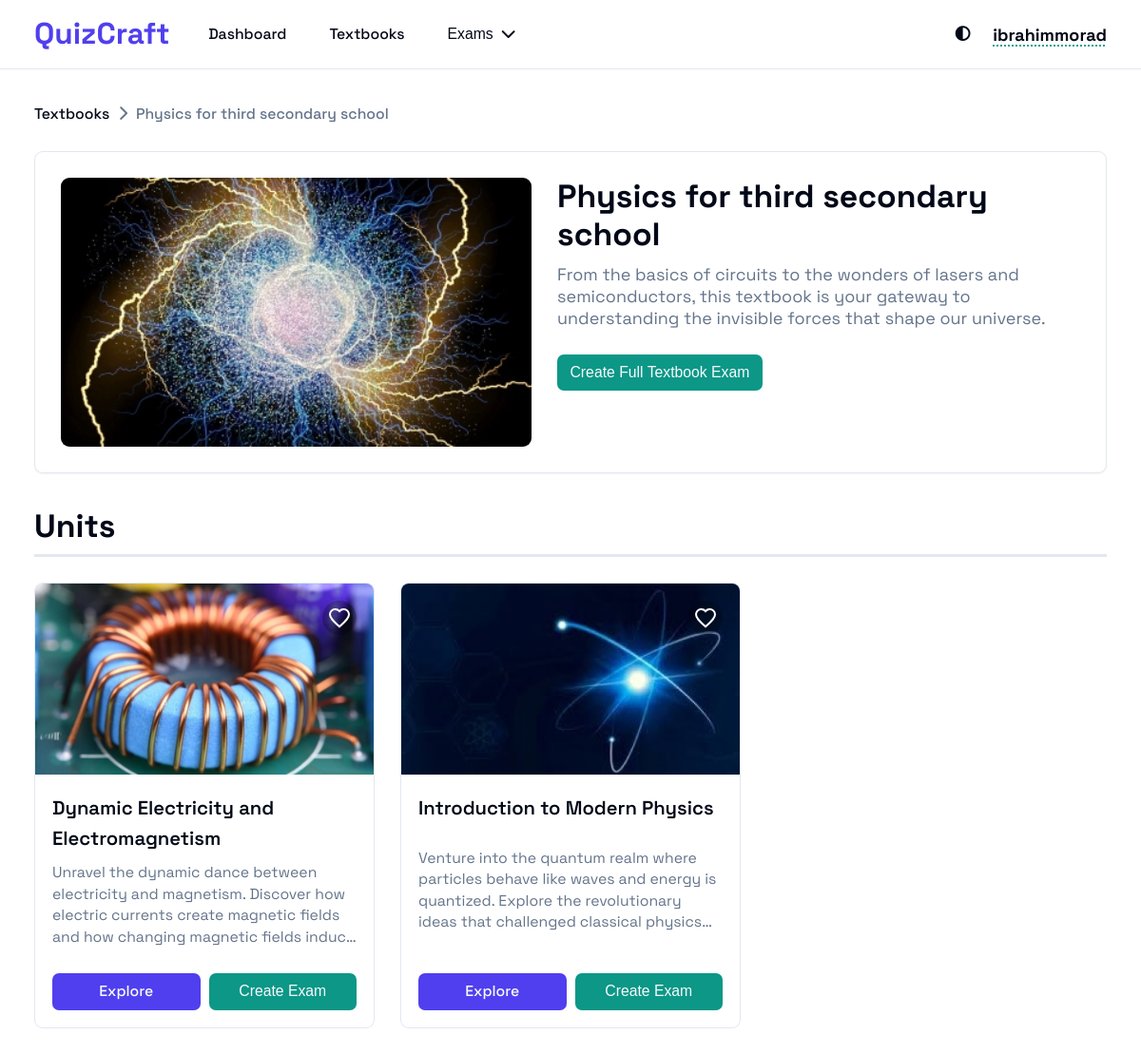
/scope/textbook-physics-for-third-secondary-school/ (signed in), run on the app's committed database.
### scope/models.py (models this page shows, shortened)
class Scope(models.Model):
    class LevelChoices(models.IntegerChoices):
        TEXTBOOK = 0, "Textbook"
        UNIT = 1, "Unit"
        CHAPTER = 2, "Chapter"
        LESSON = 3, "Lesson"
    title = models.CharField(max_length=256)
    caption = models.TextField(blank=True, default="")
    cover = models.ImageField(null=True, blank=True)
    slug = models.SlugField(max_length=512, unique=True, editable=False)
    in_scope_order = models.PositiveSmallIntegerField(
        default=0
    )  # 0 is just for Textbooks since it is not sorted by this field and does not need sorting
    parent = models.ForeignKey(
        "self",
        null=True,
        blank=True,
        on_delete=models.CASCADE,
        related_name="children",
        related_query_name="child",
        db_index=True,
    )
    level = models.PositiveSmallIntegerField(
        choices=LevelChoices, default=LevelChoices.TEXTBOOK, editable=False
    )
    is_published = models.BooleanField(default=False)
    class Meta:
        ordering = ["in_scope_order"]
        constraints = [
            models.UniqueConstraint(
                fields=["parent", "in_scope_order"],
                condition=models.Q(parent__isnull=False),
                name="unique_scope_order_in_parent",
            ),
            models.UniqueConstraint(
                fields=["parent", "title"], name="unique_title_of_same_parent"
            ),
        ]
    @property
    def url(self):
        return reverse("scope-details", kwargs={"slug": self.slug})
    @property
    def type(self):
        return self.LevelChoices(self.level).label

### scope/views.py (the view)
# urls.py: path("<slug:slug>/", scope_browser, name="scope-details"),
@login_required(login_url="login")
def scope_browser(request, slug=None):
    favorites_subquery = request.user.profile.favorites.filter(id=OuterRef("id"))
    if slug:
        scope = get_object_or_404(
            Scope.objects.prefetch_related(
                Prefetch("children", queryset=Scope.objects.filter(is_published=True))
            ),
            slug=slug,
        )
        children = scope.children.annotate(is_fav=Exists(favorites_subquery))
        breadcrumbs = _get_breadcrumbs(scope)
    else:
        scope = None
        children = Scope.objects.filter(
            parent__isnull=True, is_published=True
        ).annotate(is_fav=Exists(favorites_subquery))
        breadcrumbs = []
    list_title = "Textbooks"
    if scope:
        if scope.level == 0:
            list_title = "Units"
        elif scope.level == 1:
            list_title = "Chapters"
        elif scope.level == 2:
            list_title = "Lessons"
    return render(
        request,
        "scope/index.html",
        context={
            "title": scope.title if scope else "Textbooks",
            "list_title": list_title,
            "parent": scope,
            "scopes": children,
            "breadcrumbs": breadcrumbs,
        },
    )

### scope/views.py (called while the page is built)
def _get_breadcrumbs(scope) -> list[Scope]:
    breadcrumbs = []
    while scope:
        breadcrumbs.insert(0, scope)
        scope = scope.parent
    return breadcrumbs

### scope/templates/scope/index.html (shortened to what this page needs)
{% extends "base.html" %}
{% load static %}
{% block css %}
<link rel="stylesheet" href="{% static 'css/header.css' %}">
<link rel="stylesheet" href="{% static 'css/scope.css' %}">
{% endblock css %}
{% block content %}
{% include "components/header.html" %}
<main class="container">
  {% include "components/breadcrumbs.html" with breadcrumbs=breadcrumbs %}
  {% if parent %}
  <section class="scope-parent" aria-label="Current Scope overview">
    <div class="scope-parent-thumbnail">
      <img src="{% if parent.cover %}{{ parent.cover.url }}{% else %}''{% endif %}" alt="{{ parent.title }}" width="400">
    </div>
    <div class="scope-parent-content">
      <h3 class="scope-parent-title">{{ parent.title }}</h3>
      <p class="scope-parent-description">{{ parent.caption }}</p>
      {% include "components/create_exam.html" with is_card=False type=parent.type id=parent.id %}
    </div>
  </section>
  {% endif %}
  <h2 class="cards-title">{{ list_title }}</h2>
  <section class="cards">
    {% if scopes %}
    {% for scope in scopes %}
      {% include "components/card.html" with scope=scope %}
    {% endfor %}
    {% else %}
    <p>No {{ list_title|lower }} found</p>
    {% endif %}
  </section>
</main>
{% endblock content %}

### templates/components/header.html (shortened to what this page needs)
{% load static %}
<header class="main-header">
  <div class="header-container">
    <div class="header-content">
      <div class="header-left-content">
        <a href="{% url 'dashboard' %}" class="logo">
          <span>QuizCraft</span>
        </a>
        <nav class="main-nav">
          <ul>
            <li>
              <a href="{% url 'dashboard' %}">Dashboard</a>
            </li>
            <li>
              <a href="{% url 'textbooks' %}">Textbooks</a>
            </li>
            <li>
              <button class="header-exam-button">
                <span>Exams</span>
                <i class="fa-solid fa-chevron-down"></i>
              </button>
            </li>
          </ul>
        </nav>
      </div>
      <div class="header-right-content">
        <span class="theme-toggle-button"></span>
        <div class="auth-container">
          {% if user.is_authenticated %}
          <strong class="user-name">{{ user.username }}</strong>
          {% else %}
          <a href="{% url 'login' %}">Login</a>
          <span>/</span>
          <a href="{% url 'register' %}">Register</a>
          {% endif %}
        </div>
      </div>
    </div>
  </div>
</header>

### templates/components/breadcrumbs.html
<nav class="breadcrumbs">
  <ul>
    {% if breadcrumbs|length > 0 %}
      <li>
        <a href="{% url 'textbooks' %}" class="breadcrumbs-link">Textbooks</a>
        <i class="fa-solid fa-chevron-right"></i>
    </li>
    {% else %}
      <li>
        <span class="breadcrumbs-link">
          Textbooks
        </span>
      </li>
    {% endif %}
    {% for breadcrumb in breadcrumbs %}
      <li>
        {% if not forloop.last %}
          <a href="{{ breadcrumb.url }}" class="breadcrumbs-link">
            {{ breadcrumb.title }}
          </a>
          <i class="fa-solid fa-chevron-right"></i>
        {% else %}
          <span class="breadcrumbs-link">
            {{ breadcrumb.title }}
          </span>
        {% endif %}
      </li>
    {% endfor %}
  </ul>
</nav>

### templates/components/create_exam.html (shortened to what this page needs)
<form action="{% url 'exam-create' %}" method="post" class="create-exam-form">
    <button type="submit" class="create-exam-btn">Create {% if not is_card %}Full {{ type }} {% endif %} Exam</button>
  </form>

### templates/components/card.html
<div class="card">
  <div class="thumbnail">
    {% if request.path != '/' %}
      {% include "components/favorites_button.html" with scope_id=scope.id is_fav=scope.is_fav %}
    {% endif %}
    <img src="{% if scope.cover %}{{ scope.cover.url }}{% else %}''{% endif %}" alt="{{ scope.title }}" width="400">
  </div>
  <div class="card-content">
    <h3 class="card-title">{{ scope.title }}</h3>
    <p class="card-caption">{{ scope.caption }}</p>
    <div class="card-actions">
      {% if scope.type != "Lesson" %}
        <a href="{{ scope.url }}">Explore</a>
      {% endif %}
      {% include "components/create_exam.html" with is_card=True type=scope.type id=scope.id %}
    </div>
  </div>
</div>

### templates/components/favorites_button.html (shortened to what this page needs)
<form method="post" action="{% url 'favorites' %}" class="favorite-form" data-scope-id="{{ scope.id }}">
    <button type="submit" aria-label="Toggle Favorite" class="favorite-btn">
        <svg class="heart-icon outline" viewBox="0 0 24 24" fill="none" stroke="white" stroke-width="2" width="24" height="24" style="{% if is_fav %}display:none{% else %}display:inline{% endif %}">
            <path d="M12 21.35l-1.45-1.32C5.4 15.36 2 12.28 2 8.5
                     2 5.42 4.42 3 7.5 3c1.74 0 3.41 0.81 4.5 2.09
                     C13.09 3.81 14.76 3 16.5 3
                     19.58 3 22 5.42 22 8.5
                     c0 3.78-3.4 6.86-8.55 11.54L12 21.35z"/>
        </svg>
    </button>
</form>

### static/css/base.css (style rules this page uses)
:root { --background: hsl(0, 0%, 100%); --foreground: hsl(222.2, 84%, 4.9%); --card: hsl(0, 0%, 100%); --card-foreground: hsl(222.2, 84%, 4.9%); --popover: hsl(0, 0%, 100%); --popover-foreground: hsl(222.2, 84%, 4.9%); --primary: hsl(246, 84%, 59%); --primary-foreground: hsl(210, 40%, 98%); --secondary: hsl(210, 40%, 96.1%); --secondary-foreground: hsl(222.2, 47.4%, 11.2%); --muted: hsl(210, 40%, 96.1%); --muted-foreground: hsl(215.4, 16.3%, 46.9%); --accent: hsl(173, 85%, 32%); --accent-foreground: hsl(210, 40%, 98%); --message-warning-fg: rgb(102, 60, 0); --message-warning-bg: rgb(255, 244, 229); --message-error-fg: rgb(152, 0, 0); --message-error-bg: rgb(255, 226, 183); --message-success-fg: rgb(1, 164, 1); --message-success-bg: rgb(226, 255, 226); --destructive: hsl(0, 84.2%, 60.2%); --destructive-foreground: hsl(210, 40%, 98%); --border: hsl(214.3, 31.8%, 91.4%); --input: hsl(214.3, 31.8%, 91.4%); --ring: hsl(222.2, 84%, 4.9%); --radius: 0.5rem; --sidebar-background: hsl(0, 0%, 98%); --sidebar-foreground: hsl(240, 5.3%, 26.1%); --sidebar-primary: hsl(240, 5.9%, 10%); --sidebar-primary-foreground: hsl(0, 0%, 98%); --sidebar-accent: hsl(240, 4.8%, 95.9%); --sidebar-accent-foreground: hsl(240, 5.9%, 10%); --sidebar-border: hsl(220, 13%, 91%); --sidebar-ring: hsl(217.2, 91.2%, 59.8%); }
* { box-sizing: border-box; margin: 0; padding: 0; }
html { font-family: 'spacegrotesk', sans-serif; font-weight: 400; font-size: 18px; }
body { min-height: 100vh; width: 100%; background-color: var(--background); color: var(--foreground); position: relative; display: flex; flex-direction: column; align-items: stretch; }
.container { max-width: 80rem; margin: 0 auto; padding: 2rem 1rem; width: 100%; }
@media (min-width: 640px) { .container { padding-left: 1.5rem; padding-right: 1.5rem; } }
@media (min-width: 1024px) { .container { padding-left: 2rem; padding-right: 2rem; } }

### static/css/header.css (style rules this page uses)
.main-header { background-color: var(--background); border-bottom: 1px solid var(--border); position: sticky; top: 0; z-index: 10; }
.header-container { max-width: 80rem; margin-left: auto; margin-right: auto; padding-left: 1rem; padding-right: 1rem; }
@media (min-width: 640px) { .header-container { padding-left: 1.5rem; padding-right: 1.5rem; } }
@media (min-width: 1024px) { .header-container { padding-left: 2rem; padding-right: 2rem; } }
.header-content { display: flex; justify-content: space-between; height: 4rem; }
.header-left-content { display: flex; align-items: center; }
.main-nav { display: none; }
@media (min-width: 1024px) { .main-nav { display: block; } }
.main-nav>ul { display: flex; align-items: center; gap: 1rem; margin-left: 1.5rem; list-style: none; }
.main-nav>ul>li { display: flex; align-items: center; gap: 0.5rem; cursor: pointer; position: relative; }
.auth-container { display: none; align-items: center; gap: 0.5rem; }
@media (min-width: 1024px) { .auth-container { display: flex; } }
.menu-button, .theme-toggle-button { display: flex; align-items: center; cursor: pointer; border-radius: var(--radius); }

### data on the page
Scope: title "Physics for third secondary school", cover (picture), caption "From the basics of circuits to the wonders of lasers and semiconductors, this textbook is your gateway to understanding the invisible forces that shape our universe."
Scope: cover (picture), title "Dynamic Electricity and Electromagnetism", caption "Unravel the dynamic dance between electricity and magnetism. Discover how electric currents create magnetic fields and how changing magnetic fields…"
Scope: cover (picture), title "Introduction to Modern Physics", caption "Venture into the quantum realm where particles behave like waves and energy is quantized. Explore the revolutionary ideas that challenged classical…"

### other printed values
{{ user.username }} "ibrahimmorad"
{{ type }} "Textbook"
{{ list_title }} "Units"
